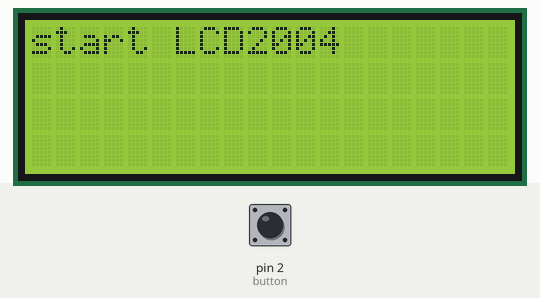
Simulated run of this sketch. Board: Arduino Uno, built with avr-gcc and run on an emulated ATmega328P. Parts: 20×4 character LCD. The test bench sets the inputs (shaded band); at power-on: pin 2 (button) LOW.

Above: at 0.1 s.
At 2.2 s:
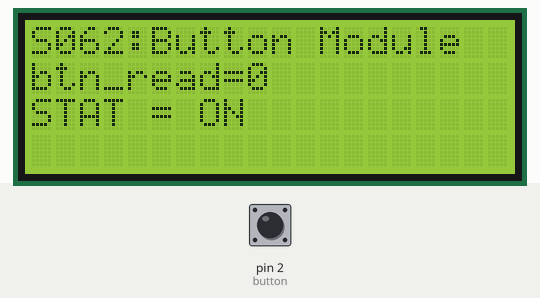
2.3 s: pin 2 (button) pulled HIGH for 3.2 s
At 3.0 s:
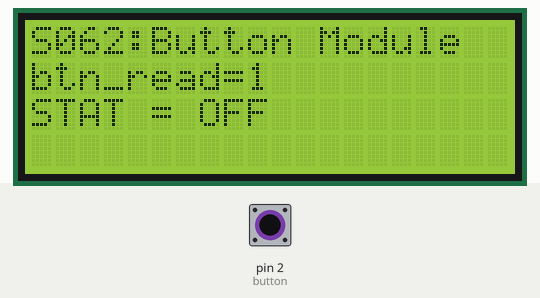
Timing chart, 0 to 5.3 s (numbered marks = the images above; inputs shaded):
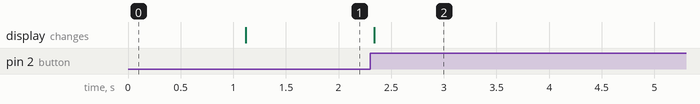

Measured:
- after the input at 2.3 s, the display: changes at once (image 2)

The sketch:

basic_test.ino
```cpp
/* Button Switch Module [S062] : http://rdiot.tistory.com/128 [RDIoT DEMO] */

#include <Wire.h>
#include <LiquidCrystal_I2C.h>

LiquidCrystal_I2C lcd(0x27,20,4);  // LCD2004

int button=2; //connect button to D2

void setup()
{
  lcd.init();  // initialize the lcd
  lcd.backlight();
  lcd.print("start LCD2004");

  delay(1000);

  lcd.clear();
}

void loop()
{

  lcd.setCursor(0,0);
  lcd.print("S062:Button Module");

  lcd.setCursor(0,1);
  lcd.print("btn_read=" + (String)digitalRead(button) + "  ");


  lcd.setCursor(0,2);
  if(digitalRead(button)==HIGH)
  {
     lcd.print("STAT = OFF ");
  }
  else if(digitalRead(button)==LOW)
  {
     lcd.print("STAT = ON ");
  }

}
```
